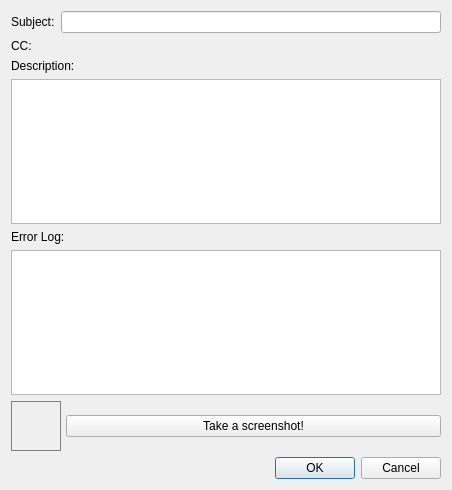
<?xml version="1.0" encoding="UTF-8"?>
<ui version="4.0">
 <class>Dialog</class>
 <widget class="QDialog" name="Dialog">
  <property name="geometry">
   <rect>
    <x>0</x>
    <y>0</y>
    <width>452</width>
    <height>490</height>
   </rect>
  </property>
  <property name="windowTitle">
   <string>Report a bug!</string>
  </property>
  <layout class="QVBoxLayout" name="verticalLayout">
   <item>
    <layout class="QHBoxLayout" name="horizontalLayout_2">
     <item>
      <widget class="QLabel" name="label">
       <property name="text">
        <string>Subject:</string>
       </property>
      </widget>
     </item>
     <item>
      <widget class="QLineEdit" name="ticket_title"/>
     </item>
    </layout>
   </item>
   <item>
    <layout class="QHBoxLayout" name="cc_layout">
     <property name="topMargin">
      <number>0</number>
     </property>
     <item>
      <widget class="QLabel" name="cc_label">
       <property name="text">
        <string>CC:</string>
       </property>
      </widget>
     </item>
    </layout>
   </item>
   <item>
    <widget class="QLabel" name="label_2">
     <property name="text">
      <string>Description:</string>
     </property>
    </widget>
   </item>
   <item>
    <widget class="QPlainTextEdit" name="ticket_body">
     <property name="sizePolicy">
      <sizepolicy hsizetype="Expanding" vsizetype="Expanding">
       <horstretch>0</horstretch>
       <verstretch>1</verstretch>
      </sizepolicy>
     </property>
    </widget>
   </item>
   <item>
    <widget class="QLabel" name="label_3">
     <property name="text">
      <string>Error Log:</string>
     </property>
    </widget>
   </item>
   <item>
    <widget class="QPlainTextEdit" name="error_log">
     <property name="sizePolicy">
      <sizepolicy hsizetype="Expanding" vsizetype="Expanding">
       <horstretch>0</horstretch>
       <verstretch>1</verstretch>
      </sizepolicy>
     </property>
    </widget>
   </item>
   <item>
    <layout class="QHBoxLayout" name="lower_layout">
     <property name="spacing">
      <number>5</number>
     </property>
     <property name="topMargin">
      <number>0</number>
     </property>
     <item>
      <widget class="QLabel" name="screenshot">
       <property name="minimumSize">
        <size>
         <width>50</width>
         <height>50</height>
        </size>
       </property>
       <property name="maximumSize">
        <size>
         <width>50</width>
         <height>50</height>
        </size>
       </property>
       <property name="styleSheet">
        <string notr="true">border: 1px solid grey</string>
       </property>
       <property name="text">
        <string/>
       </property>
       <property name="alignment">
        <set>Qt::AlignCenter</set>
       </property>
      </widget>
     </item>
     <item>
      <widget class="QPushButton" name="screen_grab">
       <property name="maximumSize">
        <size>
         <width>16777215</width>
         <height>16777215</height>
        </size>
       </property>
       <property name="text">
        <string>Take a screenshot!</string>
       </property>
      </widget>
     </item>
    </layout>
   </item>
   <item>
    <widget class="QDialogButtonBox" name="buttons">
     <property name="standardButtons">
      <set>QDialogButtonBox::Cancel|QDialogButtonBox::Ok</set>
     </property>
    </widget>
   </item>
  </layout>
 </widget>
 <resources>
  <include location="resources.qrc"/>
 </resources>
 <connections/>
</ui>
